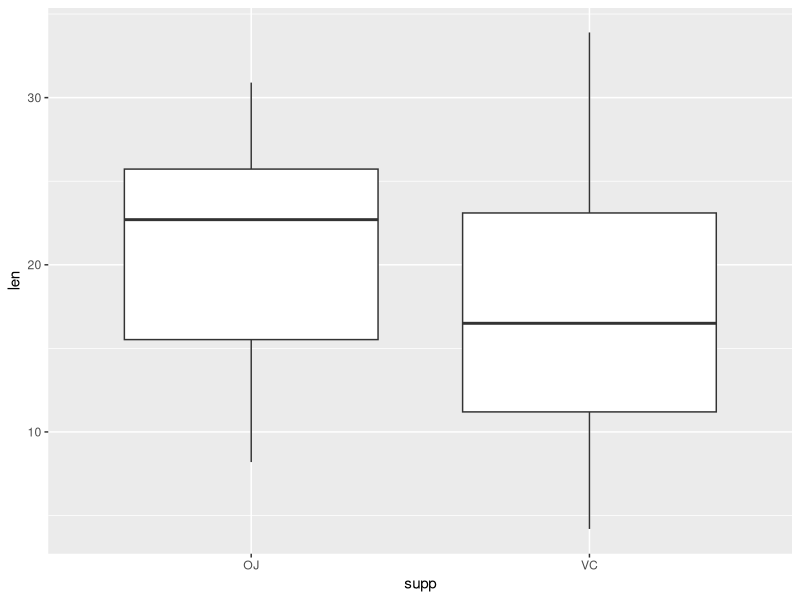
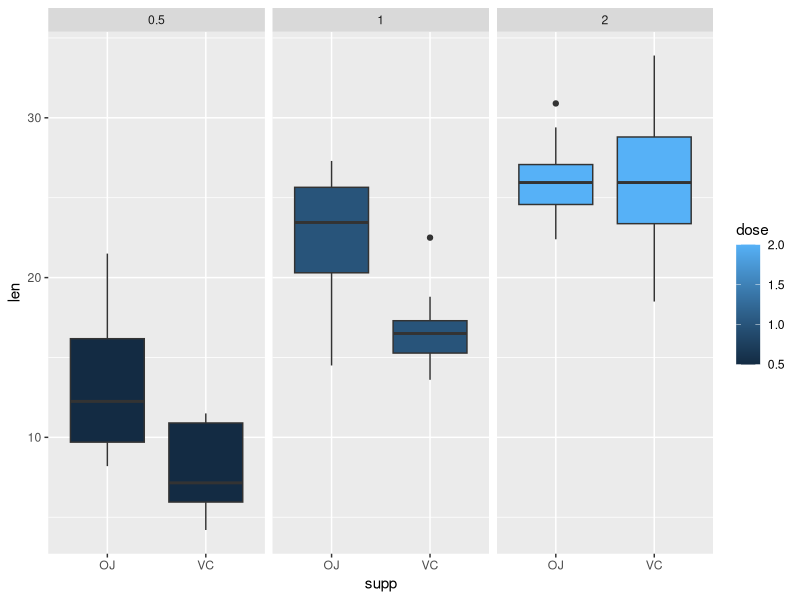
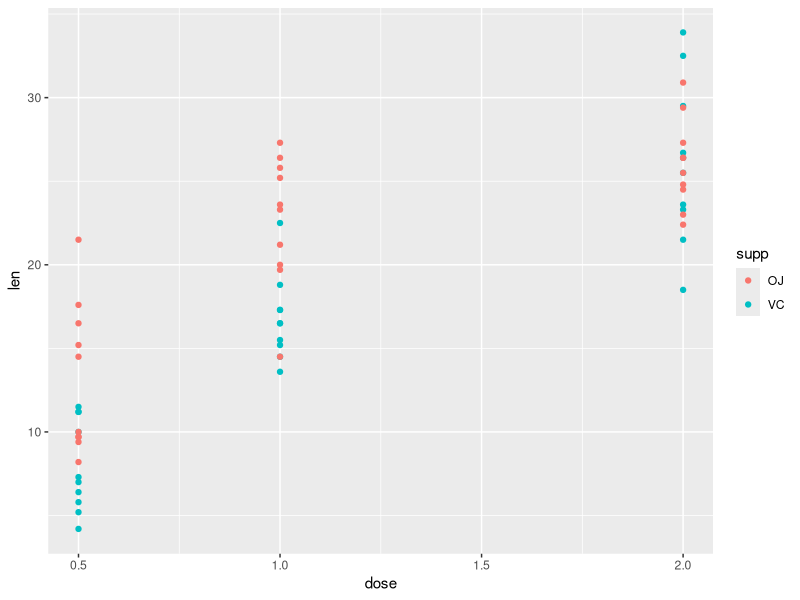
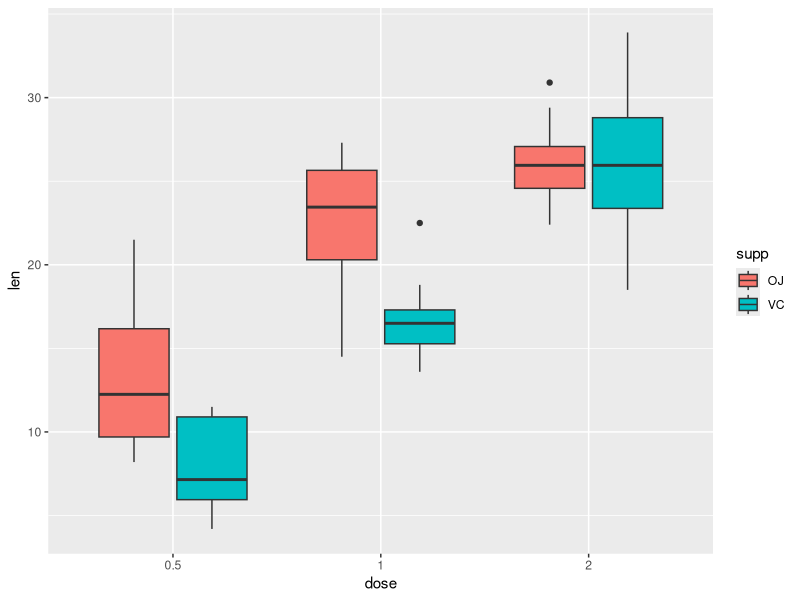
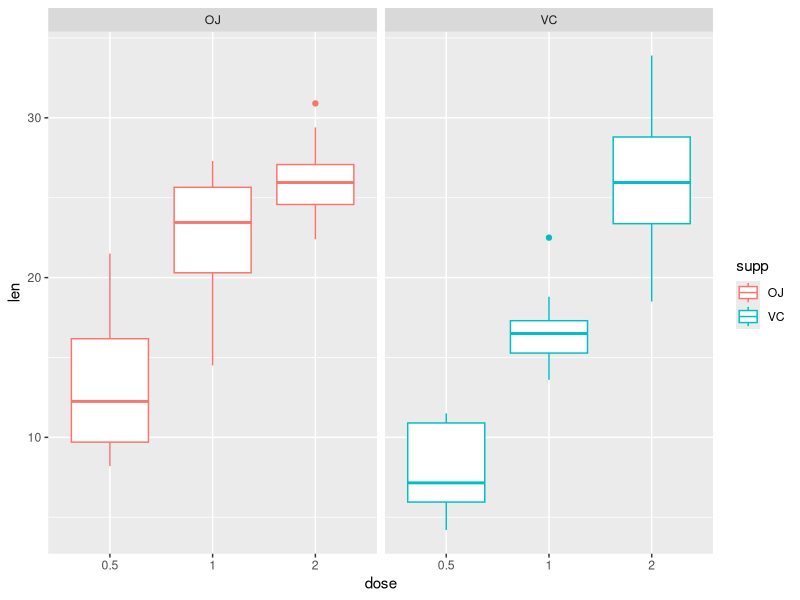
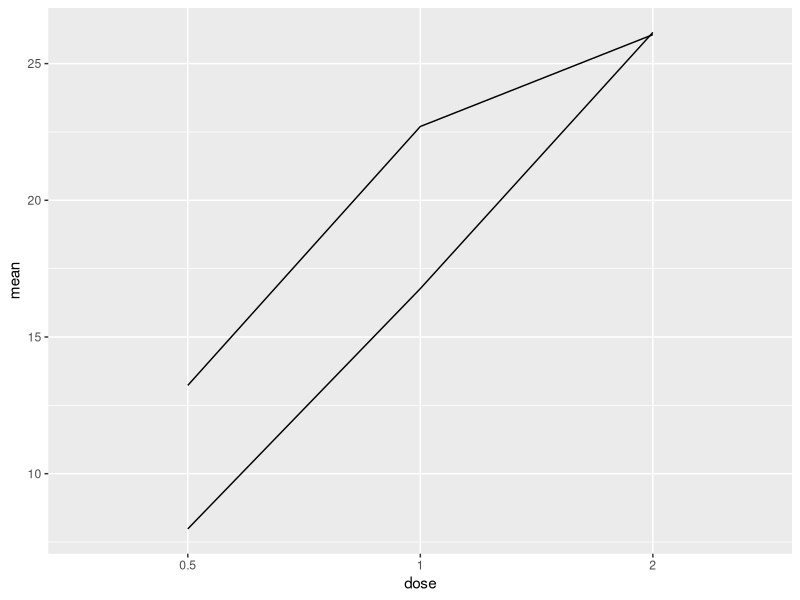

Reproduce these figures in R, in order.
## ---- chunk 1
library(tidyverse)
## ---- chunk 2
head(ToothGrowth)
## ---- chunk 3
summary(ToothGrowth)
## ---- chunk 4
ToothGrowth %>% 
  ggplot(aes(x = supp, y = len, fill = dose )) + 
  geom_boxplot()
## ---- chunk 5
t.test(len~supp, data = ToothGrowth)
## ---- chunk 6
ToothGrowth %>% 
  ggplot(aes(x = supp, y = len, fill = dose )) + 
  geom_boxplot() + 
  facet_wrap(~dose)
## ---- chunk 7
ToothGrowth %>% 
  ggplot(aes(x = dose, y = len, color = supp)) + 
  geom_point()
## ---- chunk 8
ToothGrowth$dose <- as.factor(ToothGrowth$dose)
## ---- chunk 9
ToothGrowth %>% 
  aov(len ~ dose * supp, data = .) %>% 
  summary(.)
## ---- chunk 10
ToothGrowth %>% 
  ggplot(aes(y = len, x = dose, fill = supp)) + 
  geom_boxplot() 
## ---- chunk 11
ToothGrowth %>% 
  ggplot(aes(y = len, x = dose, color = supp)) + 
  geom_boxplot() + 
  facet_wrap(~supp)
## ---- chunk 12
ToothGrowth %>% 
  group_by(supp, dose) %>% 
  summarise(mean = mean(len)) %>% 
  ggplot(aes(x = dose, y = mean, group = supp)) + 
  geom_line()
## ---- chunk 13
ToothGrowth %>% 
  aov(len ~ dose * supp, data = .) %>% 
  TukeyHSD(.) 
